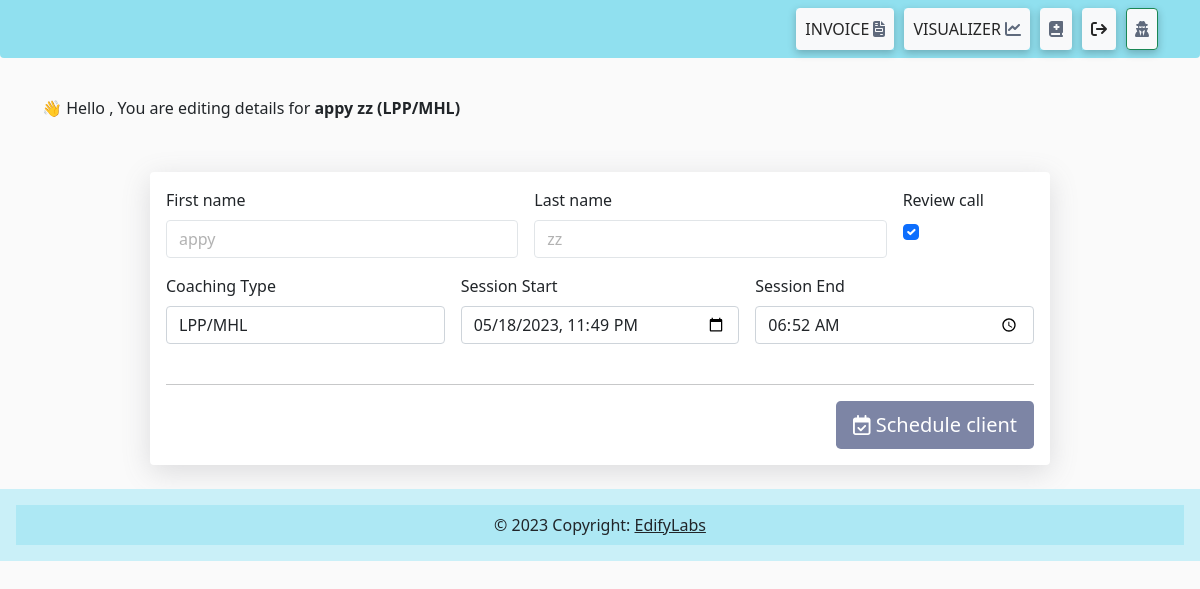
Page /edit_schedule/59/ (signed in) on the earlier database version.
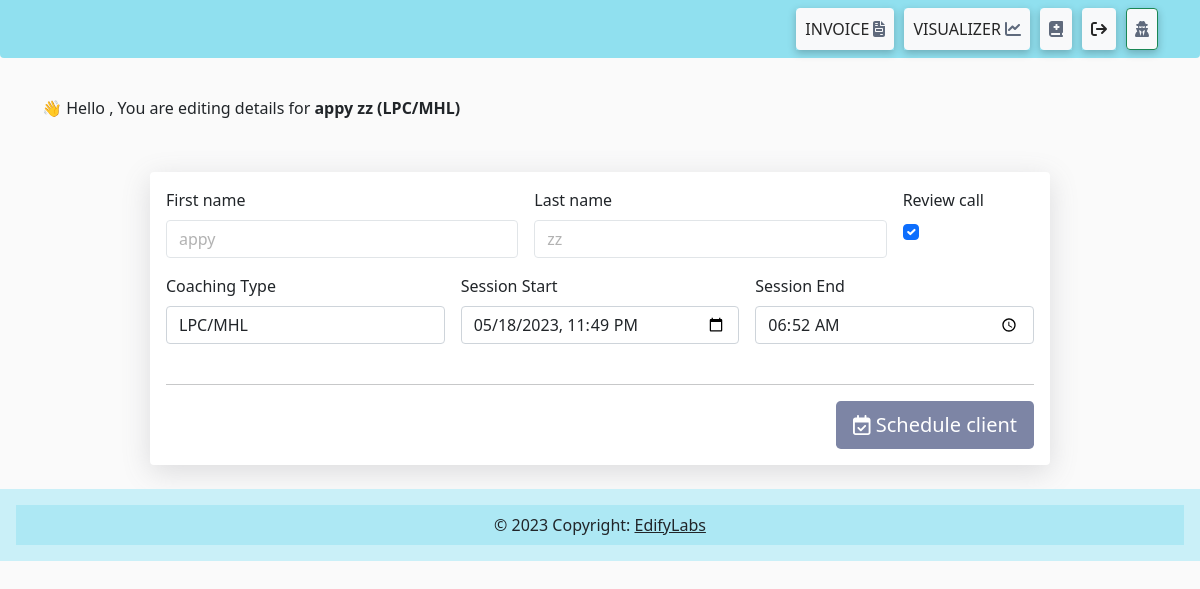
Same page on the later database version.
### scheduler/models.py (models this page shows, shortened)
class ScheduleClients(models.Model):
    first_name_S = models.CharField(max_length=100)
    last_name_S = models.CharField(max_length=100)
    coaching_type_course = models.ForeignKey(Course, on_delete=models.CASCADE)
    review_call = models.BooleanField(default=False)
    sessions = models.CharField(max_length=100)
    my_time_field = models.TimeField()
    client_count = models.PositiveIntegerField(default=1)
    date_added = models.DateTimeField(auto_now_add=True)

### clientsapp/models.py (models this page shows)
class Course(models.Model):
    title = models.CharField(" 📌 Title ", max_length=100)
    desc = models.CharField(
        "💬 Small Message?", max_length=100, blank=True, default="")
    date = models.DateTimeField(auto_now_add=True)
    def __str__(self):
        return str(self.title)

### scheduler/views.py (the view)
# urls.py: path('edit_schedule/<int:id>/', edit_schedule, name='edit_schedule'),
@login_required(login_url='loginPage')
def edit_schedule(request, id):
    page = "Edit schedule client | Edify Lab's Business Tool"
    auth_user = request.user.first_name
    print(id)
    schedule = ScheduleClients.objects.get(id=id)
    if request.method == "POST":
        form = ScheduleForm(request.POST, instance=schedule)
        if form.is_valid():
            form.save()
            return redirect("all_scheduled_clients")
    else:
        form = ScheduleForm(instance=schedule) # pass existing schedule object to the form
    context = {
        "ScheduleForm": form, # use 'form' instead of 'ScheduleForm'
        "schedule": schedule,
        "page":page
    }
    return render(request, "scheduler_template/edit_scheduled_client.html", context)

### scheduler/forms.py (shortened to what this page needs)
class ScheduleForm(forms.ModelForm):
    sessions = forms.DateTimeField(
        widget=DateTimeInput(attrs={'type': 'datetime-local'}))
    my_time_field = forms.TimeField(widget=TimeInput(attrs={'type': 'time'}))
    class Meta:
        model = ScheduleClients
        fields = ('first_name_S', 'last_name_S', 'coaching_type_course',
                  'review_call', 'sessions' , 'my_time_field')
    def __init__(self, *args, **kwargs):
        super(ScheduleForm, self).__init__(*args, **kwargs)
        self.fields['first_name_S'].label = ""
        self.fields['last_name_S'].label = ""
        self.fields['coaching_type_course'].label = ""
        self.fields['review_call'].label = ""
        self.fields['sessions'].label = ""
        self.fields['my_time_field'].label = ""
        self.fields['coaching_type_course'].empty_label = "Select type of coaching"

### templates/scheduler_template/edit_scheduled_client.html (shortened to what this page needs)
{% extends "base.html" %}
{% load crispy_forms_tags %}
{% block content %}
<br> <br>
<div class="container  mt-5">
    <div class="row ">
      <div class="col-6">
        <p class="float-start">  👋 Hello , You are editing details for  <strong>{{schedule.first_name_S}} {{schedule.last_name_S}} ({{schedule.coaching_type_course}})</strong> </p>
      </div>
      <div class="col-6">
      </div>
    </div>
  </div>
<div class="container w-75 bg-white  p-3  rounded" style="box-shadow: rgba(100, 100, 111, 0.2) 0px 7px 29px 0px; margin-top: 3%;">
    <form action="{% url 'edit_schedule' schedule.id %}"  method="POST" autocomplete="on">
        <div class="row g-3">
          <div class="col-md-5">
            <label for="firstName" class="form-label">First name</label>
            {{ScheduleForm.first_name_S|as_crispy_field}}
          </div>
          <div class="col-md-5">
            <label for="lastName" class="form-label">Last name</label>
            {{ScheduleForm.last_name_S|as_crispy_field}}
          </div>
          <div class="col-md-2" >
            <label for="review_call" class="form-label">Review call  </label>
           {{ScheduleForm.review_call|as_crispy_field|safe}}
          </div>
          <div class="col-md-4" >
            <label for="coaching" class="form-label">Coaching Type</label>
            {{ScheduleForm.coaching_type_course|as_crispy_field|safe}}
          </div>
          <div class="col-md-4" >
            <label for="sessions" class="form-label">Session Start</label>
            {{ScheduleForm.sessions|as_crispy_field}}
          </div>
          <div class="col-md-4" >
            <label for="my_time_field" class="form-label">Session End</label>
            {{ScheduleForm.my_time_field|as_crispy_field}}
          </div>
        </div>
        <div class="row mt-4">
          <div class="col-md-12 ">
            <hr>
            <div class="col-md-12 text-center ">
              <button style="background-color:#7d85a5;" type="submit" class="btn  btn-block btn-lg text-white float-end ">
                <i class="fa-regular fa-calendar-check" style="color: #ffffff;"></i>
                Schedule client
              </button>
            </div>
          </div>
        </div>
    </form>
</div>
{% include 'footer.html' %}
  {% endblock content %}

Differences in the rows shown:
changed through a linked row, ScheduleClients "appy": coaching_type_course "LPP/MHL" → "LPC/MHL"
